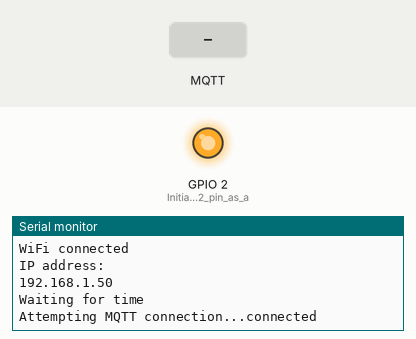
Recording of a sketch running on a simulated ESP8266 (NodeMCU). Parts: output pins drawn as LEDs (lit = HIGH), the last lines printed to the serial monitor. The inputs (shaded band) are chosen by the test bench. WiFi joins after 1.5 s; servers stay silent unless stated; the local clock reads 2024-03-15 10:24:30 at power-on unless the sketch sets it; random numbers use the default seed unless the sketch sets one; no MQTT or app messages arrive unless stated.

Above: at 2.7 s.
2.8 s: MQTT message "5" arrives on the first subscribed topic
At 4.4 s:
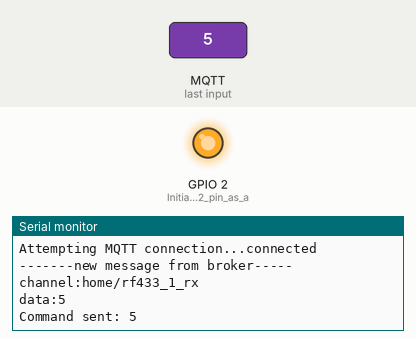
4.7 s: MQTT message "on" arrives on the first subscribed topic
At 5.8 s:
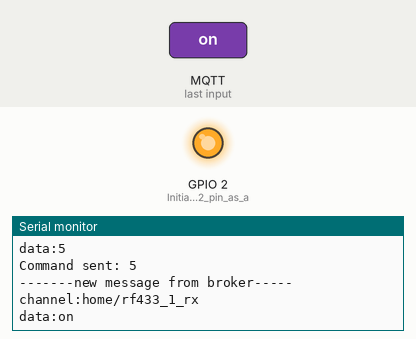
6.2 s: MQTT message "off" arrives on the first subscribed topic
At 7.0 s:
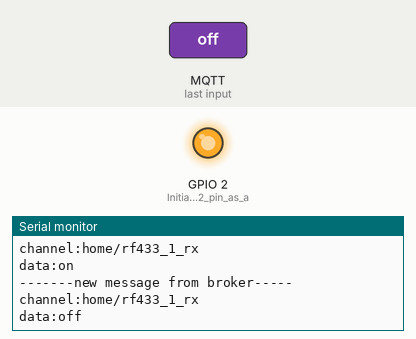

The sketch:

esp8266_trans_receiv2.ino
```cpp
/*
433MHz receiver and transmitter
antenna 173mm
using XKFST as trasnmitter
using XLC-RF as receiver
https://github.com/sui77/rc-switch/wiki
https://www.instructables.com/RF-315433-MHz-Transmitter-receiver-Module-and-Ardu/
https://www.youtube.com/watch?v=KA_YE7AvFn0
https://www.instructables.com/Using-an-ESP8266-to-Control-Mains-Sockets-Using-43/
https://www.liwen.id.au/arduino-rf-codes/
https://randomnerdtutorials.com/esp8266-pinout-reference-gpios/
https://github.com/ninjablocks/433Utils/tree/master/RPi_utils
https://lastminuteengineers.com/433mhz-rf-wireless-arduino-tutorial/?utm_content=cmp-true
https://github.com/sui77/rc-switch
https://www.espboards.dev/blog/esp32-433-rmt-ev1527/

LIFEDOM
Decimal: 16762196 (24Bit) Binary: 111111111100010101010100 Tri-State: 111110FFFFF0 PulseLength: 158 microseconds Protocol: 1
Raw data: 4944,456,192,452,196,456,196,456,196,396,16,16,16,208,456,196,460,196,84,20,3984,16,624,16,16,52,24,48,20,376,16,524,456,16,24,16,56,16,128,20,20,16,28,16,64,20,32,132,20,

all 5 bis 11111
A 1111110000
C 1111100100
D 1111100010

A on    111111111100010101010100  16762196
A off   111111111100010101010001  16762193
B on    111111111101000101010100  16765268
B off   111111111101000101010001  16765265
C ON    11-11-11-11-11-01-01-00-01-01.0100  16766036
C OFF   11111111110101000101.0001  16766033
D on    111111111101010100010100  16766228
D off   111111111101010100010001  16766225
all 5 bits 00000
010101010100010101010100

5bits 10000
110101010100010101010100

tristate info
https://sui77.wordpress.com/2011/04/12/163/


Comando COATI
21 / 24bit Protocol: 1
16404 / 24bit Protocol: 1
61653 / 24bit Protocol: 1
20501 / 24bit Protocol: 1
20500 / 24bit Protocol: 1


*/

#include <RCSwitch.h>
#include "ESP8266WiFi.h"
#include <PubSubClient.h>
#include <time.h>

RCSwitch mySwitch = RCSwitch();

// Update these with values suitable for your network.
const char* ssid = "MEO";
const char* password = "...";
const char* mqtt_server = "192.168.1.201";
#define mqtt_port 1883
#define MQTT_USER ""
#define MQTT_PASSWORD ""
#define MQTT_PUBLISH "home/rf433_1_tx"
#define MQTT_RECEIVER "home/rf433_1_rx"
char* hour_and_date;
float code_to_be_relayed = 0;


//Inputs and outputs
int i = 0;
int period = 1000; //delay between send and receive
int TimeOut = 10; //timeout until the connection to the broker is done.
//This is the number of loops. If period = 1000 (1s), then the timeout will be 30*1s = 30s
unsigned long time_now = 0;
//int code1 = 0;


WiFiClient wifiClient;
PubSubClient client(wifiClient);


void setup_wifi() {
    delay(10);
    // We start by connecting to a WiFi network
    Serial.println();
    Serial.print("Connecting to ");
    Serial.println(ssid);
    WiFi.begin(ssid, password);
    while (WiFi.status() != WL_CONNECTED) {
      delay(500);
      Serial.print(".");
    }
    // The function randomSeed(seed) resets Arduino’s pseudorandom number generator.
    //randomSeed(micros());
    Serial.println("");
    Serial.println("WiFi connected");
    Serial.println("IP address: ");
    Serial.println(WiFi.localIP());

    //Connect to NTP and acquire time
    configTime(1 * 3600, 1, "pool.ntp.org", "time.nist.gov");
    Serial.println("\nWaiting for time");
    while (!time(nullptr)) {
      Serial.print(".");
      delay(500);
    }
}


void reconnect() {
  // Loop until we're reconnected
  while (!client.connected()) {
    Serial.print("Attempting MQTT connection...");
    // Create a random client ID
    String clientId = "ESP8266Client-";
    clientId += String(random(0xffff), HEX);
    // Attempt to connect
    if (client.connect(clientId.c_str(),MQTT_USER,MQTT_PASSWORD)) {
      Serial.println("connected");
      //Once connected, publish an announcement...
      time_t now = time(nullptr);
      hour_and_date = ctime(&now);
      publishSerialData(hour_and_date);
      publishSerialData("home/rf433_1 is online");
      // ... and resubscribe
      client.subscribe(MQTT_RECEIVER);
    } else {
      Serial.print("failed, rc=");
      Serial.print(client.state());
      Serial.println(" try again in 5 seconds");
      // Wait 5 seconds before retrying
      delay(5000);
    }
  }
}


void callback(char* topic, byte *payload, unsigned int length) {
    Serial.println("-------new message from broker-----");
    Serial.print("channel:");
    Serial.println(topic);
    Serial.print("data:");
    Serial.write(payload, length);
    Serial.println();
    //Serial.print("payload length");
    //Serial.println(length);
    payload[length]=0;
    //received = atoi((char*)(payload));
    code_to_be_relayed = atof((char*)(payload));
}


void setup() {
  Serial.begin(115200);
   // Transmitter is connected to Arduino Pin #0  D3
  mySwitch.enableTransmit(0);  // Optional set pulse length.
  // Receiver is connected to Arduino Pin #4  D2
  mySwitch.enableReceive(4);
  // mySwitch.setPulseLength(320);

  // Optional set protocol (default is 1, will work for most outlets)
  // mySwitch.setProtocol(2);

  // Optional set number of transmission repetitions.
  // mySwitch.setRepeatTransmit(15);

  Serial.setTimeout(500);// Set time out for
  setup_wifi();
  client.setServer(mqtt_server, mqtt_port);
  client.setCallback(callback);
  reconnect();

  pinMode(2, OUTPUT);     // Initialize GPIO2 pin as an output, internal LED
}


void publishSerialData(char *serialData){
  if (!client.connected()) {
    reconnect();
  }
  client.publish(MQTT_PUBLISH, serialData);
}


void transmit_433(int code){
    Serial.print("Command sent: ");
    Serial.println(code);
    mySwitch.send(code, 24);
    digitalWrite(2, LOW);   // Turn the LED on by making the voltage LOW
}


void receive_433(){
  if (mySwitch.available()) {
    Serial.print("mySwitch.available ");
    int value = mySwitch.getReceivedValue();

    if (value == 0)
    {
      Serial.print("Unknown encoding");
    }
    else
    {
      digitalWrite(2, LOW);   // Turn the LED on by making the voltage LOW
      Serial.print("Received ");
      Serial.print( mySwitch.getReceivedValue() );
      Serial.print(" / ");
      Serial.print( mySwitch.getReceivedBitlength() );
      Serial.print("bit ");
      Serial.print("Protocol: ");
      Serial.println( mySwitch.getReceivedProtocol() );

      //SEND DATA TO MQTT if there are changes to the previous value
      char copy[3];
      String dataString = String(mySwitch.getReceivedValue());
      dataString.toCharArray(copy, 32);
      publishSerialData(copy);
    }

    mySwitch.resetAvailable();
  }
}

void loop() {
  digitalWrite(2, HIGH);  // Turn the LED off by making the voltage HIGH
  client.loop();
  receive_433();
  if (code_to_be_relayed != 0 ) {
    transmit_433(code_to_be_relayed);
    code_to_be_relayed = 0;
  }
}
```

Measured:
- after the input at 2.8 s, the serial monitor: prints a new line at once (image 1)
- after the input at 4.7 s, the serial monitor: prints a new line at once (image 2)
- after the input at 6.2 s, the serial monitor: prints a new line at once (image 3)
